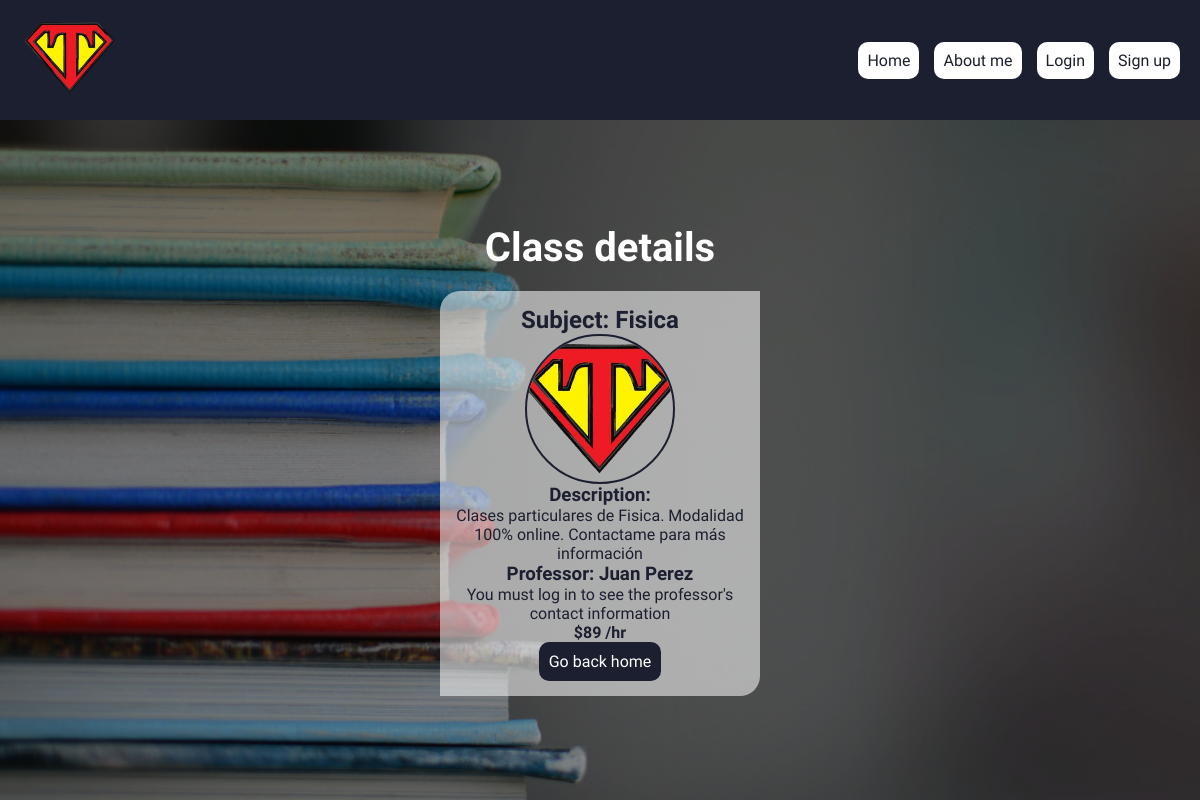
Page /home/service/10 on the earlier database version.
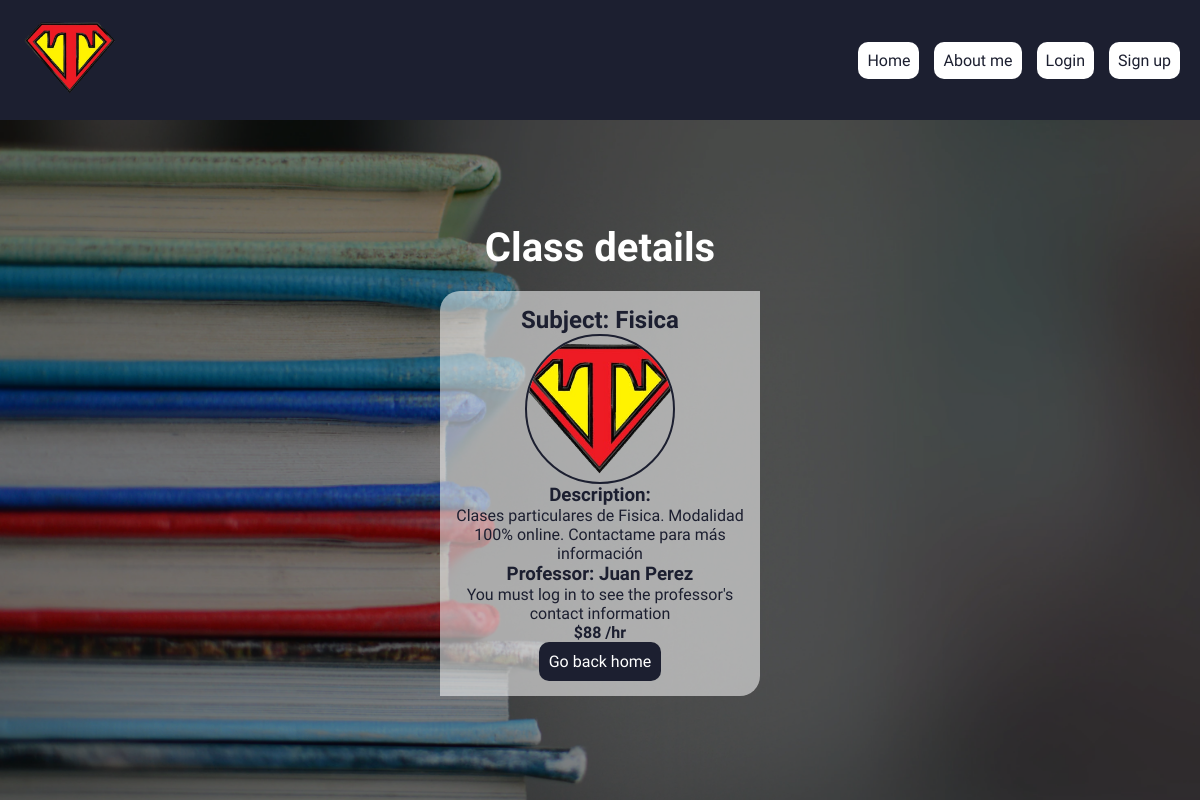
Same page on the later database version.
### super_teacher/models.py (models this page shows, shortened)
class Service(models.Model):
    subject = models.CharField(max_length=64)
    description = models.CharField(max_length=256)
    price = models.IntegerField()
    creator = models.ForeignKey(User, on_delete=models.CASCADE, null=True)

### profiles/models.py (models this page shows, shortened)
class Avatar(models.Model):
    user = models.OneToOneField(User, on_delete=models.CASCADE, null=True)
    image =  models.ImageField(upload_to='avatars', null=True, blank=True)

### super_teacher/views.py (the view)
# urls.py: path("service/<int:pk>", ServiceDetailView.as_view(), name="service_detail")
class ServiceDetailView(DetailView):
    model = Service
    success_url = reverse_lazy('dashboard')

### super_teacher/templates/super_teacher/service_detail.html (shortened to what this page needs)
{% extends "base.html" %}
{% load static %}
{% block main %}
    <main class="main-profile">
        <section class="banner-details">
            <h1>Class details</h1>
            <div class="container-service">
                <h2>Subject: {{object.subject}}</h2>
                {% if object.creator.avatar.image %}
                    <div class="avatar-container">
                        <img src="{{object.creator.avatar.image.url}}" alt="Creator">
                    </div>
                {% endif %}
                <h3>Description: </h3>
                <p>{{object.description}}</p>
                <h3>Professor: {{object.creator.first_name}} {{object.creator.last_name}}</h3>
                {% if user.is_authenticated %}
                    <h3>Email: {{object.creator.email}}</h3>
                {% else %}
                    <p>You must log in to see the professor's contact information</p>
                {% endif %}
                <h4>${{object.price}} /hr</h4>
                <a class="services-link" href="{% url 'dashboard' %}">Go back home</a>
            </div>
        </section>
    </main>
{% endblock main %}

Differences in the rows shown:
changed Service "Fisica": price "89" → "88"
